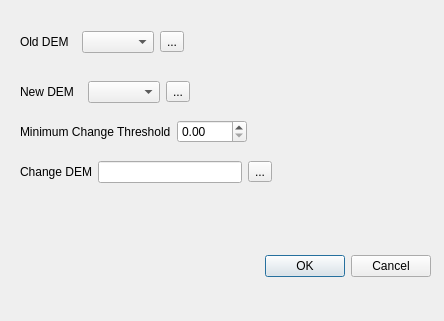
<?xml version="1.0" encoding="UTF-8"?>
<ui version="4.0">
 <class>ChangeDialogBase</class>
 <widget class="QDialog" name="ChangeDialogBase">
  <property name="geometry">
   <rect>
    <x>0</x>
    <y>0</y>
    <width>444</width>
    <height>321</height>
   </rect>
  </property>
  <property name="windowTitle">
   <string>Change</string>
  </property>
  <widget class="QDialogButtonBox" name="button_box">
   <property name="geometry">
    <rect>
     <x>90</x>
     <y>250</y>
     <width>341</width>
     <height>32</height>
    </rect>
   </property>
   <property name="orientation">
    <enum>Qt::Horizontal</enum>
   </property>
   <property name="standardButtons">
    <set>QDialogButtonBox::Cancel|QDialogButtonBox::Ok</set>
   </property>
  </widget>
  <widget class="QWidget" name="layoutWidget">
   <property name="geometry">
    <rect>
     <x>20</x>
     <y>30</y>
     <width>164</width>
     <height>24</height>
    </rect>
   </property>
   <layout class="QHBoxLayout" name="horizontalLayout">
    <item>
     <widget class="QLabel" name="label">
      <property name="text">
       <string>Old DEM</string>
      </property>
     </widget>
    </item>
    <item>
     <widget class="QComboBox" name="olddem_list"/>
    </item>
    <item>
     <widget class="QToolButton" name="oldlib">
      <property name="text">
       <string>...</string>
      </property>
     </widget>
    </item>
   </layout>
  </widget>
  <widget class="QWidget" name="layoutWidget">
   <property name="geometry">
    <rect>
     <x>20</x>
     <y>80</y>
     <width>170</width>
     <height>24</height>
    </rect>
   </property>
   <layout class="QHBoxLayout" name="horizontalLayout_2">
    <item>
     <widget class="QLabel" name="label_2">
      <property name="text">
       <string>New DEM</string>
      </property>
     </widget>
    </item>
    <item>
     <widget class="QComboBox" name="newdem_list"/>
    </item>
    <item>
     <widget class="QToolButton" name="newlib">
      <property name="text">
       <string>...</string>
      </property>
     </widget>
    </item>
   </layout>
  </widget>
  <widget class="QWidget" name="layoutWidget">
   <property name="geometry">
    <rect>
     <x>20</x>
     <y>120</y>
     <width>227</width>
     <height>24</height>
    </rect>
   </property>
   <layout class="QHBoxLayout" name="horizontalLayout_3">
    <item>
     <widget class="QLabel" name="label_3">
      <property name="text">
       <string>Minimum Change Threshold</string>
      </property>
     </widget>
    </item>
    <item>
     <widget class="QDoubleSpinBox" name="min_thrs"/>
    </item>
   </layout>
  </widget>
  <widget class="QWidget" name="">
   <property name="geometry">
    <rect>
     <x>20</x>
     <y>160</y>
     <width>252</width>
     <height>24</height>
    </rect>
   </property>
   <layout class="QHBoxLayout" name="horizontalLayout_4">
    <item>
     <widget class="QLabel" name="label_4">
      <property name="text">
       <string>Change DEM</string>
      </property>
     </widget>
    </item>
    <item>
     <widget class="QLineEdit" name="outDEM"/>
    </item>
    <item>
     <widget class="QToolButton" name="saveDEM">
      <property name="text">
       <string>...</string>
      </property>
     </widget>
    </item>
   </layout>
  </widget>
 </widget>
 <resources/>
 <connections>
  <connection>
   <sender>button_box</sender>
   <signal>accepted()</signal>
   <receiver>ChangeDialogBase</receiver>
   <slot>accept()</slot>
   <hints>
    <hint type="sourcelabel">
     <x>20</x>
     <y>20</y>
    </hint>
    <hint type="destinationlabel">
     <x>20</x>
     <y>20</y>
    </hint>
   </hints>
  </connection>
  <connection>
   <sender>button_box</sender>
   <signal>rejected()</signal>
   <receiver>ChangeDialogBase</receiver>
   <slot>reject()</slot>
   <hints>
    <hint type="sourcelabel">
     <x>20</x>
     <y>20</y>
    </hint>
    <hint type="destinationlabel">
     <x>20</x>
     <y>20</y>
    </hint>
   </hints>
  </connection>
 </connections>
</ui>
